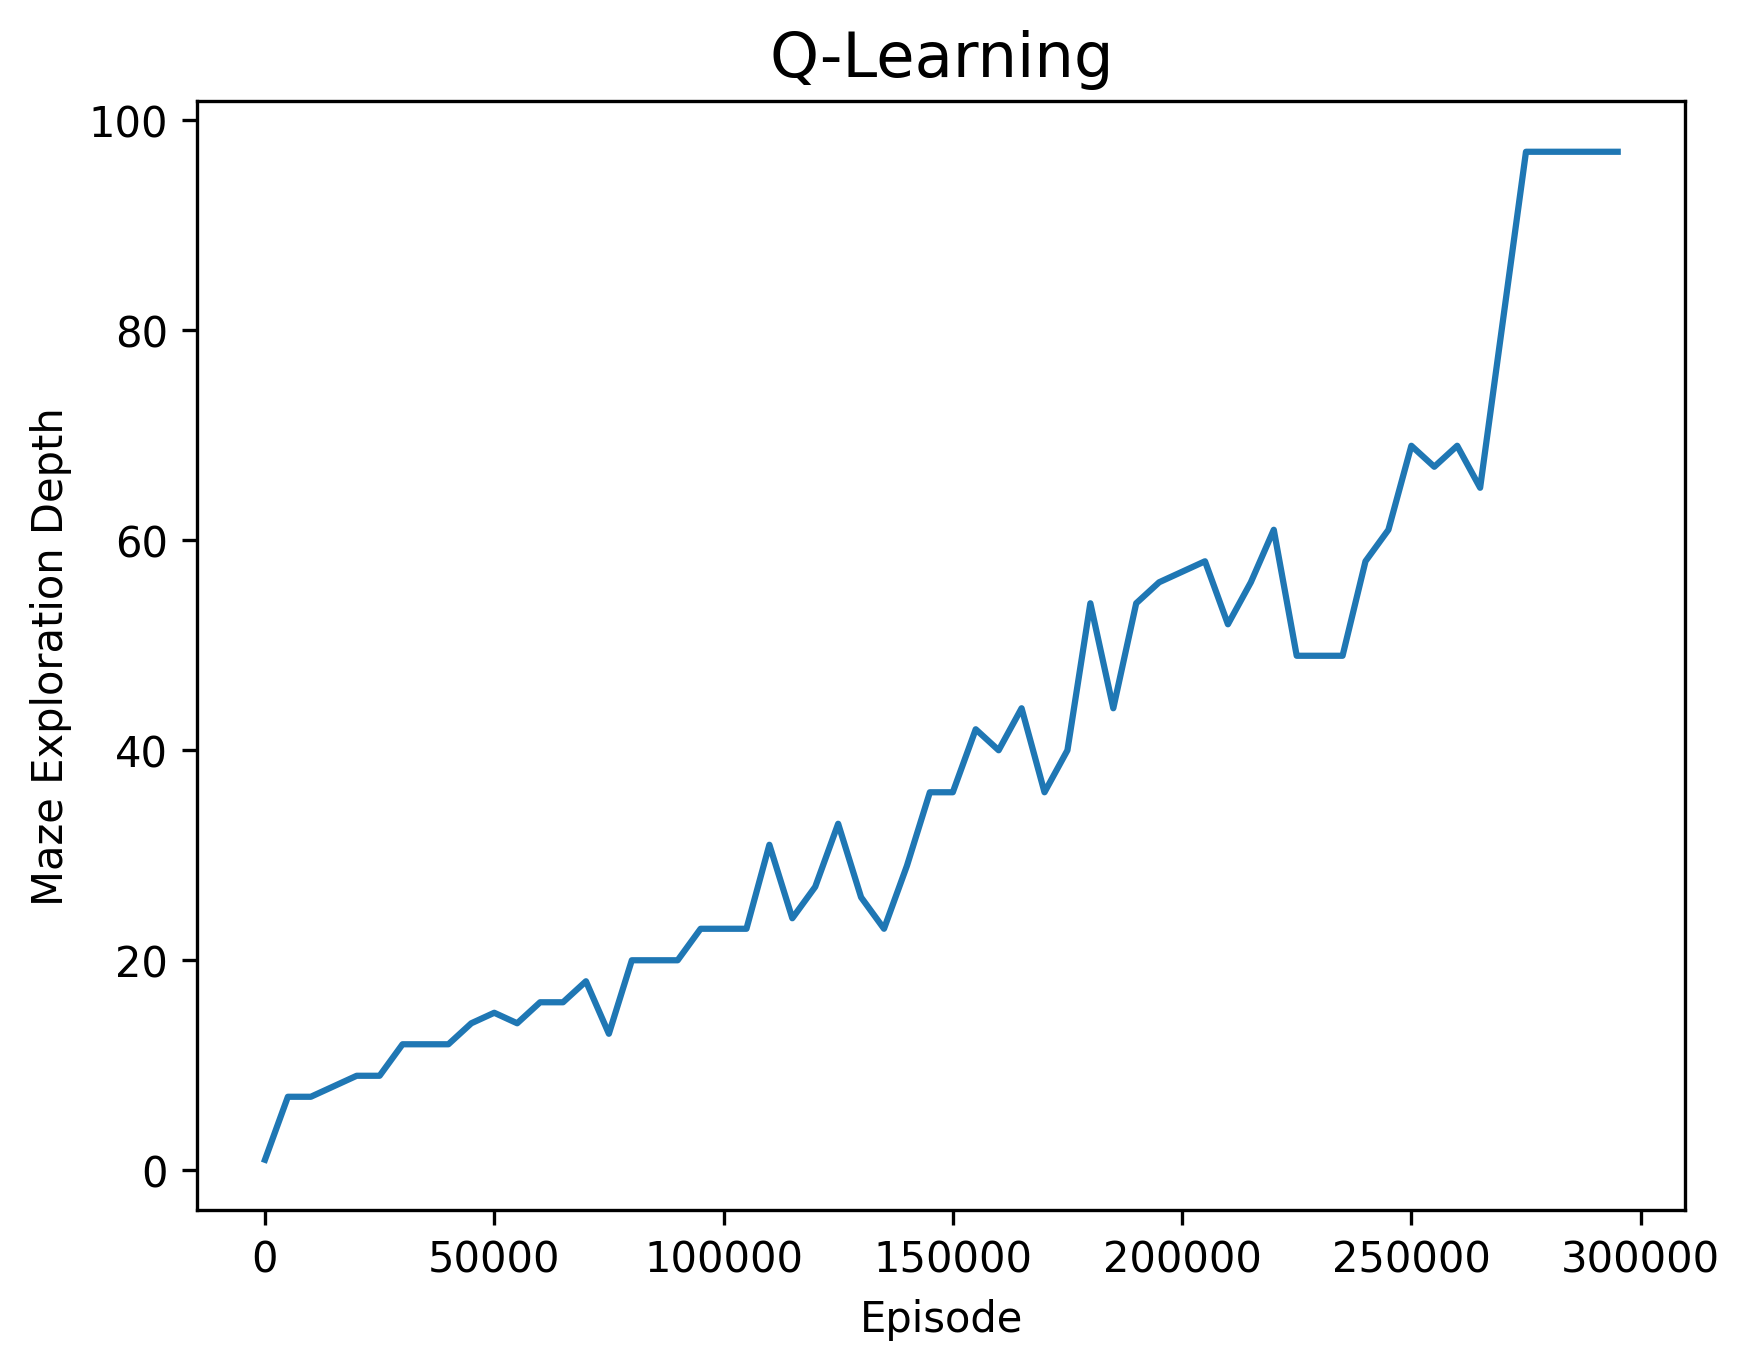

Generate this figure with Python:
import matplotlib.pyplot as plt

# constants
plot_title = "Q-Learning"
x_axis_name = "Episode"
y_axis_name = "Maze Exploration Depth"

# global variables
x_coords = []
y_coords = []

def init():
    global figure, line, axis
    plt.ion()
    figure, axis = plt.subplots()
    line, = axis.plot(x_coords, y_coords)
    plt.title(plot_title, fontsize=15)
    plt.xlabel(x_axis_name)
    plt.ylabel(y_axis_name)

def update_plot():
    line.set_xdata(x_coords)
    line.set_ydata(y_coords)
    axis.relim()
    axis.autoscale_view()
    figure.canvas.draw()
    figure.canvas.flush_events()

def save_plot(filename, format, resolution):
    plt.savefig(filename, format=format, dpi=resolution, bbox_inches='tight')